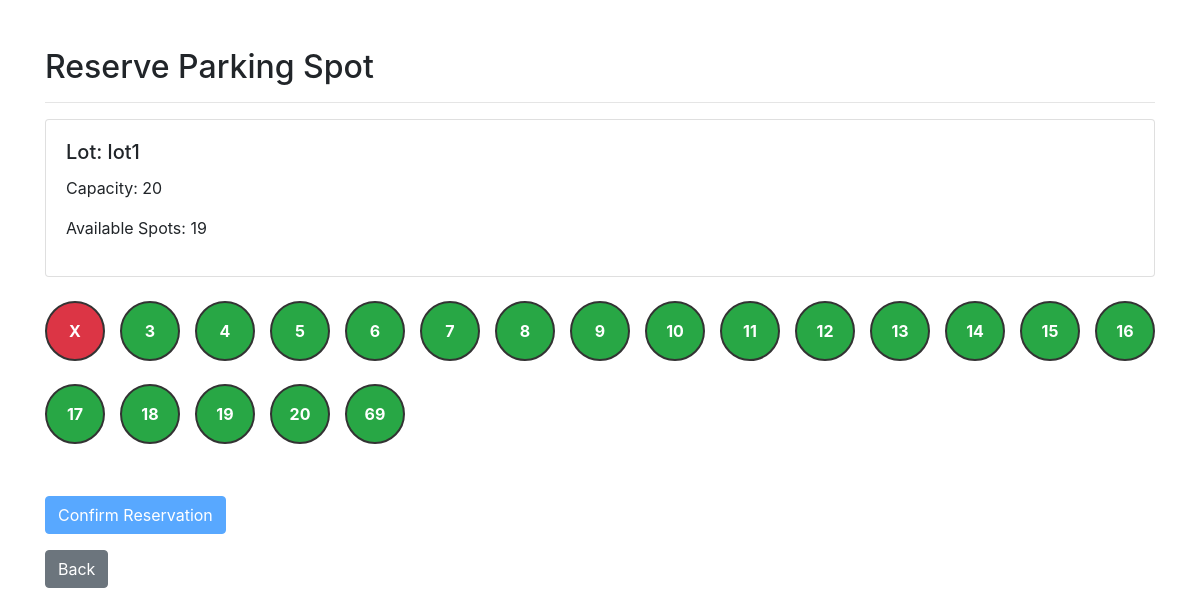
The app's page /reserve/1 (signed in) with its own data.
### models.py (models this page shows)
class ParkingLot(db.Model):
    id = db.Column(db.Integer, primary_key=True)
    lot_name = db.Column(db.String(100), nullable=False)
    address = db.Column(db.String(200), nullable=True)
    city = db.Column(db.String(100), nullable=True)
    pincode = db.Column(db.String(20), nullable=True)
    capacity = db.Column(db.Integer, nullable=False)
    price = db.Column(db.Float, nullable=False, default=0.0)
    spots = db.relationship('ParkingSpot', backref='lot', lazy=True)

class ParkingSpot(db.Model):
    id = db.Column(db.Integer, primary_key=True)
    lot_id = db.Column(db.Integer, db.ForeignKey('parking_lot.id'), nullable=False)
    status = db.Column(db.String(20), default='available')
    booked_by = db.Column(db.String(80), nullable=True)
    reservations = db.relationship('Reservation', backref='spot', lazy=True)  # Changed backref to 'spot'

### app.py (the view)
@app.route('/reserve/<int:lot_id>')
def reserve(lot_id):
    if 'user_id' not in session:
        return redirect(url_for('login'))
    lot = ParkingLot.query.get_or_404(lot_id)
    empty_spots = ParkingSpot.query.filter_by(lot_id=lot.id, status='available').count()
    spots = ParkingSpot.query.filter_by(lot_id=lot.id).all()
    return render_template('reserve.html', lot=lot, empty_spots=empty_spots, spots=spots)

### templates/reserve.html (shortened to what this page needs)
<!DOCTYPE html>
<html lang="en">
<head>
    <link rel="stylesheet" href="https://stackpath.bootstrapcdn.com/bootstrap/4.5.2/css/bootstrap.min.css">
</head>
<body class="container mt-5">
    <h2>Reserve Parking Spot</h2>
    <hr>
    <div class="card mb-4">
        <div class="card-body">
            <h5 class="card-title">Lot: {{ lot.lot_name }}</h5>
            <p>Capacity: {{ lot.capacity }}</p>
            <p>Available Spots: {{ empty_spots }}</p>
        </div>
    </div>
    {% if empty_spots > 0 %}
        <form id="selection-form" method="get" action="">
            <div class="spot-grid">
                {% for spot in spots %}
                    {% if spot.status == 'available' %}
                        <label for="spot{{ spot.id }}" class="spot available">{{ spot.id }}</label>
                    {% else %}
                        <div class="spot reserved" title="Spot ID {{ spot.id }}">X</div>
                    {% endif %}
                {% endfor %}
            </div>
        </form>
        <div class="confirm-section">
            <form id="confirm-form" action="{{ url_for('confirm_reservation', lot_id=lot.id) }}" method="post">
                <button type="submit" class="btn btn-primary mt-4" id="confirm-btn" disabled>Confirm Reservation</button>
            </form>
        </div>
    {% else %}
        <p class="text-danger">This lot is currently full.</p>
    {% endif %}
    <a href="{{ url_for('user_dashboard') }}" class="btn btn-secondary mt-3">Back</a>
</body>
</html>

### templates/reserve.html (style rules this page uses)
.spot-grid { display: flex; flex-wrap: wrap; gap: 15px; }
.spot { width: 60px; height: 60px; border-radius: 50%; display: flex; align-items: center; justify-content: center; font-weight: bold; cursor: pointer; border: 2px solid #333; }
.spot.reserved { background-color: #dc3545; cursor: not-allowed; color: white; }
.spot.available { background-color: #28a745; color: white; }
.confirm-section { margin-top: 20px; }

### records on screen
ParkingLot: lot_name "lot1", capacity "20"
ParkingSpot: id "3"
ParkingSpot: id "4"
ParkingSpot: id "5"
ParkingSpot: id "6"
ParkingSpot: id "7"
ParkingSpot: id "8"
ParkingSpot: id "9"
ParkingSpot: id "10"
ParkingSpot: id "11"
ParkingSpot: id "12"
ParkingSpot: id "13"
ParkingSpot: id "14"
ParkingSpot: id "15"
ParkingSpot: id "16"
ParkingSpot: id "17"
ParkingSpot: id "18"
ParkingSpot: id "19"
ParkingSpot: id "20"
ParkingSpot: id "69"

### other values on screen
{{ empty_spots }} "19"
